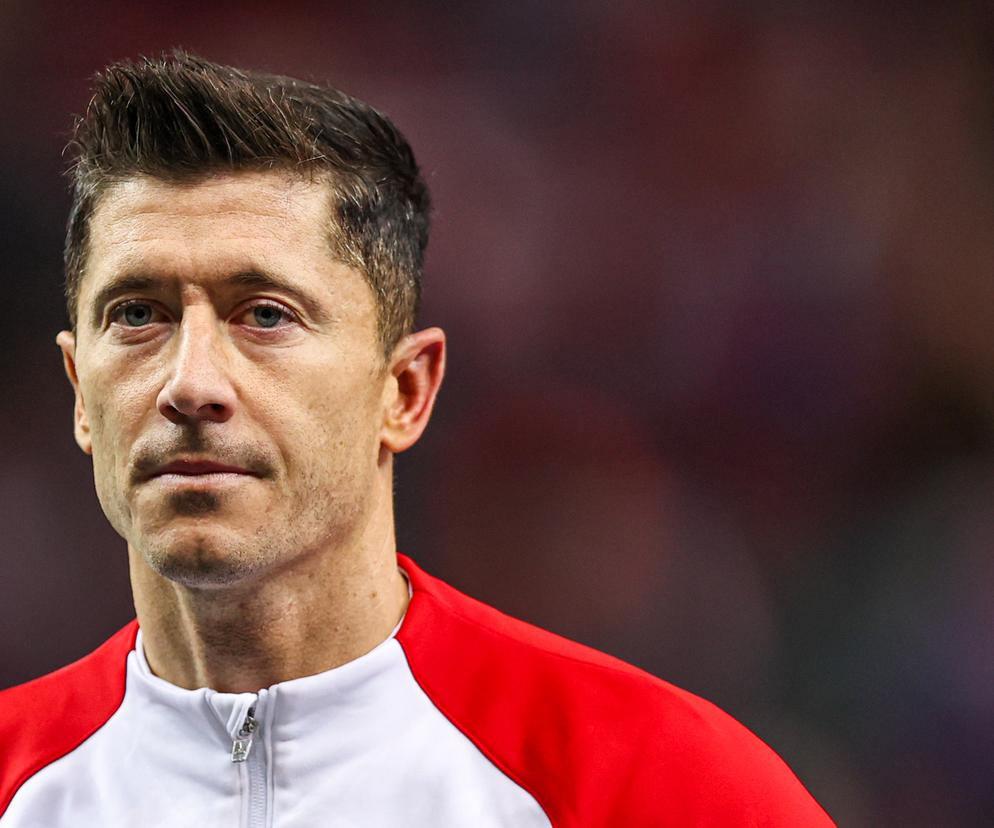
#> input picture flying_drone_object_detection2/person.jpg, 994 x 828 px
$ jupyter execute --allow-errors vision-api-dji-tello-drone-control.ipynb
#> lines starting #> are read from the running program, lines starting #| are printed output that depends on the picture; after the words box and inside, x2 and y2 are one past the last pixel; in counts of white or black regions, pixels touching at a corner belong together
[cell 1]
#code from https://www.geeksforgeeks.org/detect-an-object-with-opencv-python/

import cv2
from matplotlib import pyplot as plt
import numpy as np
import os

def detect_face(image_source):
#> called with image_source = 'person.jpg'
    face_detector = cv2.CascadeClassifier(os.path.join(cv2.data.haarcascades, 'haarcascade_frontalface_default.xml'))
    img = cv2.imread(image_source)
#> img is the input picture: shape (828, 994, 3); mean B, G, R 67.4, 69.6, 110.5
    gray = cv2.cvtColor(img, cv2.COLOR_BGR2GRAY)
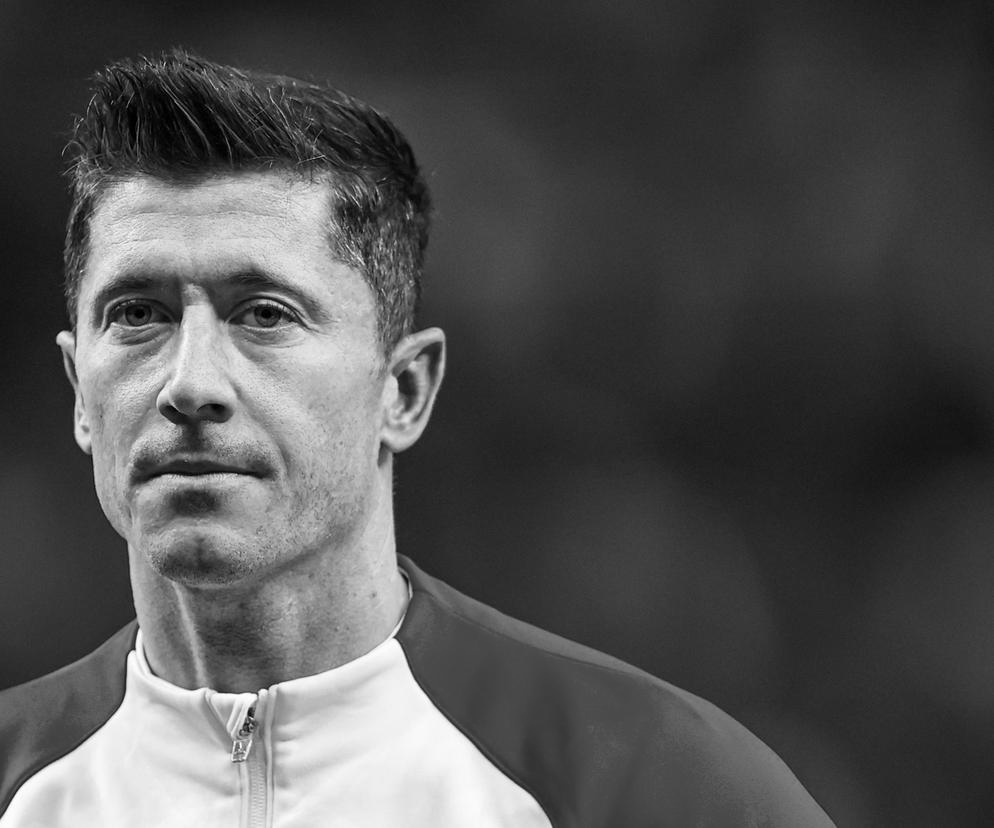
#> gray: shape (828, 994); min 0, max 255, mean 81.6
    faces = face_detector.detectMultiScale(gray, 1.3, 5)
#> faces = [[22, 170, 371, 371]]
    for (x,y,w,h) in faces:
        cv2.rectangle(img,(x,y),(x+w,y+h),(0,255,0),2)
#> this loop made 1 pass
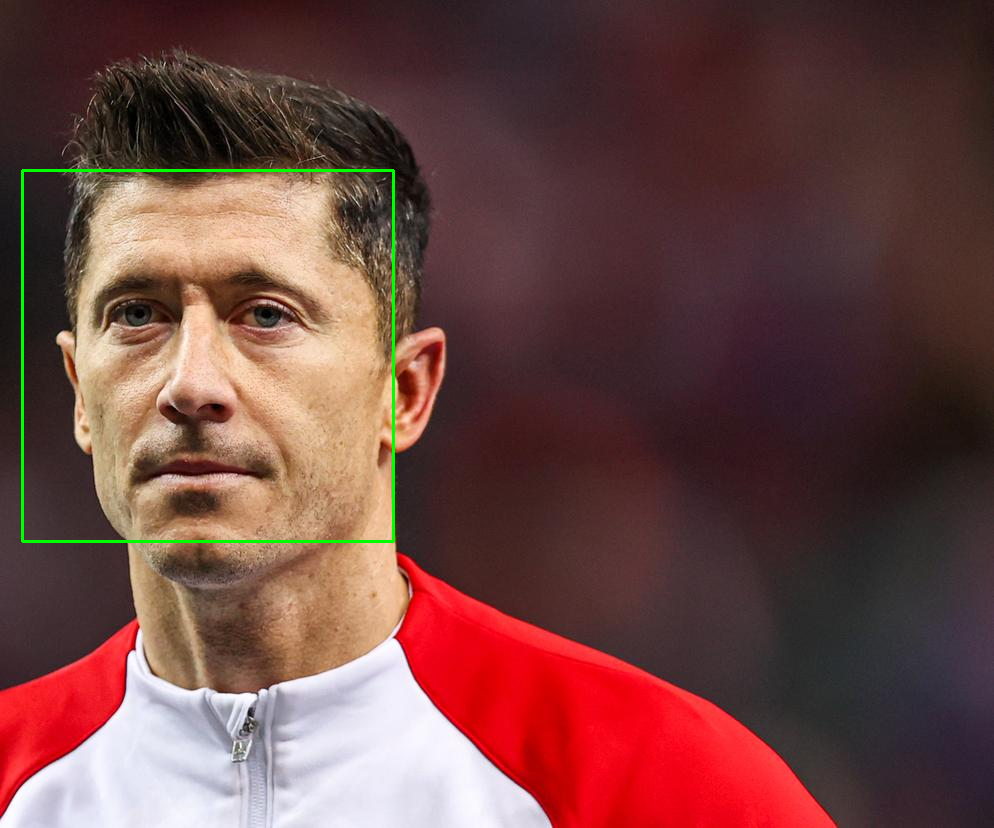
#> img: shape (828, 994, 3); 0.54% of pixels changed, all inside (x1, y1, x2, y2) = (21, 169, 395, 543)
    cv2.imshow('img',img)
    cv2.waitKey(0)
    cv2.destroyAllWindows()

image_source = "person.jpg"
detect_face(image_source)
